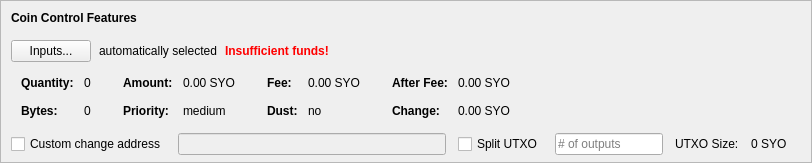
    <widget class="QFrame" name="frameCoinControl">
     <property name="sizePolicy">
      <sizepolicy hsizetype="Expanding" vsizetype="Expanding">
       <horstretch>0</horstretch>
       <verstretch>0</verstretch>
      </sizepolicy>
     </property>
     <property name="maximumSize">
      <size>
       <width>16777215</width>
       <height>16777215</height>
      </size>
     </property>
     <property name="frameShape">
      <enum>QFrame::StyledPanel</enum>
     </property>
     <property name="frameShadow">
      <enum>QFrame::Sunken</enum>
     </property>
     <layout class="QVBoxLayout" name="verticalLayoutCoinControl2">
      <property name="spacing">
       <number>0</number>
      </property>
      <property name="leftMargin">
       <number>0</number>
      </property>
      <property name="topMargin">
       <number>0</number>
      </property>
      <property name="rightMargin">
       <number>0</number>
      </property>
      <property name="bottomMargin">
       <number>6</number>
      </property>
      <item>
       <layout class="QVBoxLayout" name="verticalLayoutCoinControl" stretch="0,0,0,0,1">
        <property name="spacing">
         <number>0</number>
        </property>
        <property name="leftMargin">
         <number>10</number>
        </property>
        <property name="topMargin">
         <number>10</number>
        </property>
        <item>
         <layout class="QHBoxLayout" name="horizontalLayoutCoinControl1">
          <property name="bottomMargin">
           <number>15</number>
          </property>
          <item>
           <widget class="QLabel" name="labelCoinControlFeatures">
            <property name="sizePolicy">
             <sizepolicy hsizetype="Preferred" vsizetype="Maximum">
              <horstretch>0</horstretch>
              <verstretch>0</verstretch>
             </sizepolicy>
            </property>
            <property name="font">
             <font>
              <weight>75</weight>
              <bold>true</bold>
             </font>
            </property>
            <property name="styleSheet">
             <string notr="true">font-weight:bold;</string>
            </property>
            <property name="text">
             <string>Coin Control Features</string>
            </property>
           </widget>
          </item>
         </layout>
        </item>
        <item>
         <layout class="QHBoxLayout" name="horizontalLayoutCoinControl2" stretch="0,0,0,0">
          <property name="spacing">
           <number>8</number>
          </property>
          <property name="bottomMargin">
           <number>10</number>
          </property>
          <item>
           <widget class="QPushButton" name="pushButtonCoinControl">
            <property name="styleSheet">
             <string notr="true"/>
            </property>
            <property name="text">
             <string>Inputs...</string>
            </property>
            <property name="autoDefault">
             <bool>false</bool>
            </property>
           </widget>
          </item>
          <item>
           <widget class="QLabel" name="labelCoinControlAutomaticallySelected">
            <property name="text">
             <string>automatically selected</string>
            </property>
            <property name="margin">
             <number>5</number>
            </property>
           </widget>
          </item>
          <item>
           <widget class="QLabel" name="labelCoinControlInsuffFunds">
            <property name="font">
             <font>
              <weight>75</weight>
              <bold>true</bold>
             </font>
            </property>
            <property name="styleSheet">
             <string notr="true">color:red;font-weight:bold;</string>
            </property>
            <property name="text">
             <string>Insufficient funds!</string>
            </property>
            <property name="margin">
             <number>5</number>
            </property>
           </widget>
          </item>
          <item>
           <spacer name="horizontalSpacerCoinControl">
            <property name="orientation">
             <enum>Qt::Horizontal</enum>
            </property>
            <property name="sizeHint" stdset="0">
             <size>
              <width>40</width>
              <height>1</height>
             </size>
            </property>
           </spacer>
          </item>
         </layout>
        </item>
        <item>
         <widget class="QWidget" name="widgetCoinControl" native="true">
          <property name="sizePolicy">
           <sizepolicy hsizetype="Preferred" vsizetype="Preferred">
            <horstretch>0</horstretch>
            <verstretch>0</verstretch>
           </sizepolicy>
          </property>
          <property name="minimumSize">
           <size>
            <width>0</width>
            <height>0</height>
           </size>
          </property>
          <property name="styleSheet">
           <string notr="true"/>
          </property>
          <layout class="QHBoxLayout" name="horizontalLayoutCoinControl5">
           <property name="leftMargin">
            <number>0</number>
           </property>
           <property name="topMargin">
            <number>0</number>
           </property>
           <property name="rightMargin">
            <number>0</number>
           </property>
           <property name="bottomMargin">
            <number>0</number>
           </property>
           <item>
            <layout class="QHBoxLayout" name="horizontalLayoutCoinControl3" stretch="0,0,0,1">
             <property name="spacing">
              <number>20</number>
             </property>
             <property name="topMargin">
              <number>0</number>
             </property>
             <property name="bottomMargin">
              <number>10</number>
             </property>
             <item>
              <layout class="QFormLayout" name="formLayoutCoinControl1">
               <property name="horizontalSpacing">
                <number>10</number>
               </property>
               <property name="verticalSpacing">
                <number>14</number>
               </property>
               <property name="leftMargin">
                <number>10</number>
               </property>
               <property name="topMargin">
                <number>4</number>
               </property>
               <property name="rightMargin">
                <number>6</number>
               </property>
               <item row="0" column="0">
                <widget class="QLabel" name="labelCoinControlQuantityText">
                 <property name="font">
                  <font>
                   <weight>75</weight>
                   <bold>true</bold>
                  </font>
                 </property>
                 <property name="text">
                  <string>Quantity:</string>
                 </property>
                 <property name="margin">
                  <number>0</number>
                 </property>
                </widget>
               </item>
               <item row="0" column="1">
                <widget class="QLabel" name="labelCoinControlQuantity">
                 <property name="cursor">
                  <cursorShape>IBeamCursor</cursorShape>
                 </property>
                 <property name="contextMenuPolicy">
                  <enum>Qt::ActionsContextMenu</enum>
                 </property>
                 <property name="text">
                  <string notr="true">0</string>
                 </property>
                 <property name="margin">
                  <number>0</number>
                 </property>
                 <property name="textInteractionFlags">
                  <set>Qt::LinksAccessibleByMouse|Qt::TextSelectableByKeyboard|Qt::TextSelectableByMouse</set>
                 </property>
                </widget>
               </item>
               <item row="1" column="0">
                <widget class="QLabel" name="labelCoinControlBytesText">
                 <property name="font">
                  <font>
                   <weight>75</weight>
                   <bold>true</bold>
                  </font>
                 </property>
                 <property name="text">
                  <string>Bytes:</string>
                 </property>
                </widget>
               </item>
               <item row="1" column="1">
                <widget class="QLabel" name="labelCoinControlBytes">
                 <property name="cursor">
                  <cursorShape>IBeamCursor</cursorShape>
                 </property>
                 <property name="contextMenuPolicy">
                  <enum>Qt::ActionsContextMenu</enum>
                 </property>
                 <property name="text">
                  <string notr="true">0</string>
                 </property>
                 <property name="textInteractionFlags">
                  <set>Qt::LinksAccessibleByMouse|Qt::TextSelectableByKeyboard|Qt::TextSelectableByMouse</set>
                 </property>
                </widget>
               </item>
              </layout>
             </item>
             <item>
              <layout class="QFormLayout" name="formLayoutCoinControl2">
               <property name="horizontalSpacing">
                <number>10</number>
               </property>
               <property name="verticalSpacing">
                <number>14</number>
               </property>
               <property name="leftMargin">
                <number>6</number>
               </property>
               <property name="topMargin">
                <number>4</number>
               </property>
               <property name="rightMargin">
                <number>6</number>
               </property>
               <item row="0" column="0">
                <widget class="QLabel" name="labelCoinControlAmountText">
                 <property name="font">
                  <font>
                   <weight>75</weight>
                   <bold>true</bold>
                  </font>
                 </property>
                 <property name="text">
                  <string>Amount:</string>
                 </property>
                 <property name="margin">
                  <number>0</number>
                 </property>
                </widget>
               </item>
               <item row="0" column="1">
                <widget class="QLabel" name="labelCoinControlAmount">
                 <property name="cursor">
                  <cursorShape>IBeamCursor</cursorShape>
                 </property>
                 <property name="contextMenuPolicy">
                  <enum>Qt::ActionsContextMenu</enum>
                 </property>
                 <property name="text">
                  <string notr="true">0.00 SYO</string>
                 </property>
                 <property name="textInteractionFlags">
                  <set>Qt::LinksAccessibleByMouse|Qt::TextSelectableByKeyboard|Qt::TextSelectableByMouse</set>
                 </property>
                </widget>
               </item>
               <item row="1" column="0">
                <widget class="QLabel" name="labelCoinControlPriorityText">
                 <property name="font">
                  <font>
                   <weight>75</weight>
                   <bold>true</bold>
                  </font>
                 </property>
                 <property name="text">
                  <string>Priority:</string>
                 </property>
                </widget>
               </item>
               <item row="1" column="1">
                <widget class="QLabel" name="labelCoinControlPriority">
                 <property name="cursor">
                  <cursorShape>IBeamCursor</cursorShape>
                 </property>
                 <property name="contextMenuPolicy">
                  <enum>Qt::ActionsContextMenu</enum>
                 </property>
                 <property name="text">
                  <string>medium</string>
                 </property>
                 <property name="textInteractionFlags">
                  <set>Qt::LinksAccessibleByMouse|Qt::TextSelectableByKeyboard|Qt::TextSelectableByMouse</set>
                 </property>
                </widget>
               </item>
              </layout>
             </item>
             <item>
              <layout class="QFormLayout" name="formLayoutCoinControl3">
               <property name="horizontalSpacing">
                <number>10</number>
               </property>
               <property name="verticalSpacing">
                <number>14</number>
               </property>
               <property name="leftMargin">
                <number>6</number>
               </property>
               <property name="topMargin">
                <number>4</number>
               </property>
               <property name="rightMargin">
                <number>6</number>
               </property>
               <item row="0" column="0">
                <widget class="QLabel" name="labelCoinControlFeeText">
                 <property name="font">
                  <font>
                   <weight>75</weight>
                   <bold>true</bold>
                  </font>
                 </property>
                 <property name="text">
                  <string>Fee:</string>
                 </property>
                 <property name="margin">
                  <number>0</number>
                 </property>
                </widget>
               </item>
               <item row="0" column="1">
                <widget class="QLabel" name="labelCoinControlFee">
                 <property name="cursor">
                  <cursorShape>IBeamCursor</cursorShape>
                 </property>
                 <property name="contextMenuPolicy">
                  <enum>Qt::ActionsContextMenu</enum>
                 </property>
                 <property name="text">
                  <string notr="true">0.00 SYO</string>
                 </property>
                 <property name="textInteractionFlags">
                  <set>Qt::LinksAccessibleByMouse|Qt::TextSelectableByKeyboard|Qt::TextSelectableByMouse</set>
                 </property>
                </widget>
               </item>
               <item row="1" column="0">
                <widget class="QLabel" name="labelCoinControlLowOutputText">
                 <property name="font">
                  <font>
                   <weight>75</weight>
                   <bold>true</bold>
                  </font>
                 </property>
                 <property name="text">
                  <string>Dust:</string>
                 </property>
                </widget>
               </item>
               <item row="1" column="1">
                <widget class="QLabel" name="labelCoinControlLowOutput">
                 <property name="cursor">
                  <cursorShape>IBeamCursor</cursorShape>
                 </property>
                 <property name="contextMenuPolicy">
                  <enum>Qt::ActionsContextMenu</enum>
                 </property>
                 <property name="text">
                  <string>no</string>
                 </property>
                 <property name="textInteractionFlags">
                  <set>Qt::LinksAccessibleByMouse|Qt::TextSelectableByKeyboard|Qt::TextSelectableByMouse</set>
                 </property>
                </widget>
               </item>
              </layout>
             </item>
             <item>
              <layout class="QFormLayout" name="formLayoutCoinControl4">
               <property name="horizontalSpacing">
                <number>10</number>
               </property>
               <property name="verticalSpacing">
                <number>14</number>
               </property>
               <property name="leftMargin">
                <number>6</number>
               </property>
               <property name="topMargin">
                <number>4</number>
               </property>
               <property name="rightMargin">
                <number>6</number>
               </property>
               <item row="0" column="0">
                <widget class="QLabel" name="labelCoinControlAfterFeeText">
                 <property name="font">
                  <font>
                   <weight>75</weight>
                   <bold>true</bold>
                  </font>
                 </property>
                 <property name="text">
                  <string>After Fee:</string>
                 </property>
                 <property name="margin">
                  <number>0</number>
                 </property>
                </widget>
               </item>
               <item row="0" column="1">
                <widget class="QLabel" name="labelCoinControlAfterFee">
                 <property name="cursor">
                  <cursorShape>IBeamCursor</cursorShape>
                 </property>
                 <property name="contextMenuPolicy">
                  <enum>Qt::ActionsContextMenu</enum>
                 </property>
                 <property name="text">
                  <string notr="true">0.00 SYO</string>
                 </property>
                 <property name="textInteractionFlags">
                  <set>Qt::LinksAccessibleByMouse|Qt::TextSelectableByKeyboard|Qt::TextSelectableByMouse</set>
                 </property>
                </widget>
               </item>
               <item row="1" column="0">
                <widget class="QLabel" name="labelCoinControlChangeText">
                 <property name="font">
                  <font>
                   <weight>75</weight>
                   <bold>true</bold>
                  </font>
                 </property>
                 <property name="text">
                  <string>Change:</string>
                 </property>
                </widget>
               </item>
               <item row="1" column="1">
                <widget class="QLabel" name="labelCoinControlChange">
                 <property name="cursor">
                  <cursorShape>IBeamCursor</cursorShape>
                 </property>
                 <property name="contextMenuPolicy">
                  <enum>Qt::ActionsContextMenu</enum>
                 </property>
                 <property name="text">
                  <string notr="true">0.00 SYO</string>
                 </property>
                 <property name="textInteractionFlags">
                  <set>Qt::LinksAccessibleByMouse|Qt::TextSelectableByKeyboard|Qt::TextSelectableByMouse</set>
                 </property>
                </widget>
               </item>
              </layout>
             </item>
            </layout>
           </item>
          </layout>
         </widget>
        </item>
        <item>
         <layout class="QHBoxLayout" name="horizontalLayoutCoinControl4" stretch="0,0,0,0,0,0,0">
          <property name="spacing">
           <number>12</number>
          </property>
          <property name="sizeConstraint">
           <enum>QLayout::SetDefaultConstraint</enum>
          </property>
          <property name="topMargin">
           <number>5</number>
          </property>
          <property name="rightMargin">
           <number>5</number>
          </property>
          <item>
           <widget class="QCheckBox" name="checkBoxCoinControlChange">
            <property name="toolTip">
             <string>If this is activated, but the change address is empty or invalid, change will be sent to a newly generated address.</string>
            </property>
            <property name="text">
             <string>Custom change address</string>
            </property>
           </widget>
          </item>
          <item>
           <widget class="QValidatedLineEdit" name="lineEditCoinControlChange">
            <property name="enabled">
             <bool>false</bool>
            </property>
            <property name="sizePolicy">
             <sizepolicy hsizetype="Expanding" vsizetype="Fixed">
              <horstretch>0</horstretch>
              <verstretch>0</verstretch>
             </sizepolicy>
            </property>
           </widget>
          </item>
          <item>
           <widget class="QCheckBox" name="splitBlockCheckBox">
            <property name="text">
             <string>Split UTXO</string>
            </property>
           </widget>
          </item>
          <item>
           <widget class="QLineEdit" name="splitBlockLineEdit">
            <property name="sizePolicy">
             <sizepolicy hsizetype="Fixed" vsizetype="Fixed">
              <horstretch>50</horstretch>
              <verstretch>0</verstretch>
             </sizepolicy>
            </property>
            <property name="placeholderText">
             <string># of outputs</string>
            </property>
           </widget>
          </item>
          <item>
           <widget class="QLabel" name="labelBlockSizeText">
            <property name="text">
             <string>UTXO Size:</string>
            </property>
           </widget>
          </item>
          <item>
           <widget class="QLabel" name="labelBlockSize">
            <property name="text">
             <string>0 SYO</string>
            </property>
           </widget>
          </item>
          <item>
           <widget class="QLabel" name="labelCoinControlChangeLabel">
            <property name="sizePolicy">
             <sizepolicy hsizetype="Preferred" vsizetype="Expanding">
              <horstretch>0</horstretch>
              <verstretch>0</verstretch>
             </sizepolicy>
            </property>
            <property name="minimumSize">
             <size>
              <width>0</width>
              <height>0</height>
             </size>
            </property>
            <property name="text">
             <string/>
            </property>
            <property name="margin">
             <number>3</number>
            </property>
           </widget>
          </item>
         </layout>
        </item>
        <item>
         <spacer name="verticalSpacerCoinControl">
          <property name="orientation">
           <enum>Qt::Vertical</enum>
          </property>
          <property name="sizeHint" stdset="0">
           <size>
            <width>800</width>
            <height>1</height>
           </size>
          </property>
         </spacer>
        </item>
       </layout>
      </item>
     </layout>
    </widget>
